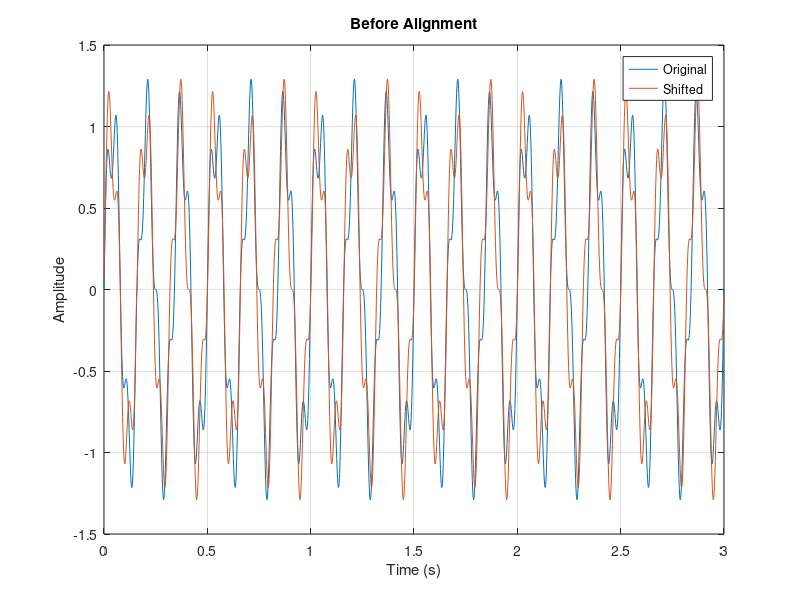
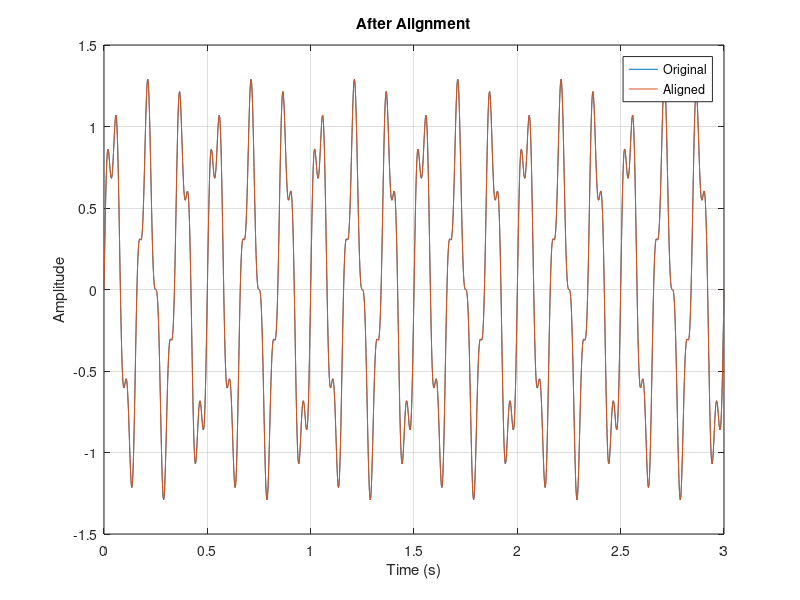

Write the MATLAB code that produced these figures, in order.
clear; clc; close all;

fs = 500;
t = 0:1/fs:3;

original = sin(2*pi*6*t) + 0.3*sin(2*pi*20*t);
shifted = circshift(original, 80);

[c,lags] = xcorr(shifted, original);
[~,idx] = max(c);
estimatedShift = lags(idx);

aligned = circshift(shifted, -estimatedShift);

figure;
plot(t, original, t, shifted);
xlabel('Time (s)');
ylabel('Amplitude');
legend('Original','Shifted');
title('Before Alignment');
grid on;

figure;
plot(t, original, t, aligned);
xlabel('Time (s)');
ylabel('Amplitude');
legend('Original','Aligned');
title('After Alignment');
grid on;

fprintf('Estimated shift: %d samples\n', estimatedShift);
